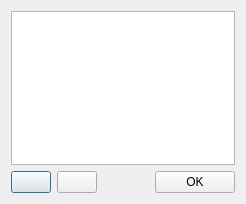
<?xml version="1.0" encoding="UTF-8"?>
<ui version="4.0">
 <class>ManageEmulationDevDialog</class>
 <widget class="QDialog" name="ManageEmulationDevDialog">
  <property name="geometry">
   <rect>
    <x>0</x>
    <y>0</y>
    <width>246</width>
    <height>204</height>
   </rect>
  </property>
  <property name="windowTitle">
   <string>Manage Devices</string>
  </property>
  <property name="windowIcon">
   <iconset resource="RobloxStudio.qrc">
    <normaloff>:/images/RobloxStudio.png</normaloff>:/images/RobloxStudio.png</iconset>
  </property>
  <layout class="QVBoxLayout" name="verticalLayout">
   <item>
    <widget class="QListWidget" name="deviceListWidget">
     <property name="selectionMode">
      <enum>QAbstractItemView::ExtendedSelection</enum>
     </property>
     <property name="spacing">
      <number>2</number>
     </property>
     <property name="sortingEnabled">
      <bool>false</bool>
     </property>
    </widget>
   </item>
   <item>
    <layout class="QHBoxLayout" name="horizontalLayout">
     <item>
      <widget class="QPushButton" name="plusButton">
       <property name="text">
        <string/>
       </property>
       <property name="icon">
        <iconset resource="RobloxStudio.qrc">
         <normaloff>:/16x16/images/Studio 2.0 icons/16x16/plus_16.png</normaloff>:/16x16/images/Studio 2.0 icons/16x16/plus_16.png</iconset>
       </property>
      </widget>
     </item>
     <item>
      <widget class="QPushButton" name="minusButton">
       <property name="text">
        <string/>
       </property>
       <property name="icon">
        <iconset resource="RobloxStudio.qrc">
         <normaloff>:/16x16/images/Studio 2.0 icons/16x16/minus_16.png</normaloff>:/16x16/images/Studio 2.0 icons/16x16/minus_16.png</iconset>
       </property>
      </widget>
     </item>
     <item>
      <spacer name="horizontalSpacer">
       <property name="orientation">
        <enum>Qt::Horizontal</enum>
       </property>
       <property name="sizeHint" stdset="0">
        <size>
         <width>40</width>
         <height>20</height>
        </size>
       </property>
      </spacer>
     </item>
     <item>
      <widget class="QPushButton" name="okButton">
       <property name="text">
        <string>OK</string>
       </property>
      </widget>
     </item>
    </layout>
   </item>
  </layout>
 </widget>
 <resources>
  <include location="RobloxStudio.qrc"/>
 </resources>
 <connections/>
</ui>
